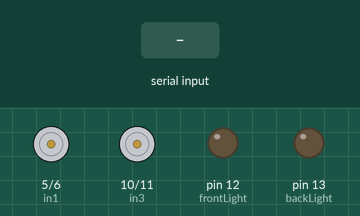
Simulated run of this sketch. Board: Arduino Uno, built with avr-gcc and run on an emulated ATmega328P. Shown: motor-driver pin pairs drawn as motors (green arrow = first pin HIGH = forward, orange = second pin HIGH = backward, longer = more drive), output pins drawn as LEDs (lit = HIGH). Inputs (shaded band) come from the test bench.

Above: at 1.2 s.
1.3 s: "F" received over Serial
At 2.5 s:
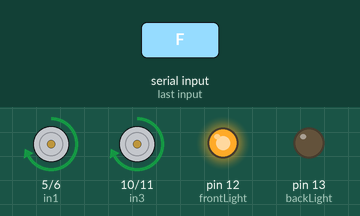
2.8 s: "B" received over Serial
At 3.7 s:
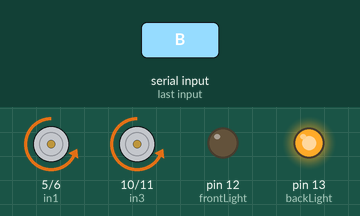
4.3 s: "L" received over Serial
At 4.9 s:
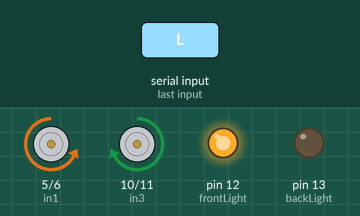
5.8 s: "R" received over Serial
At 7.0 s:
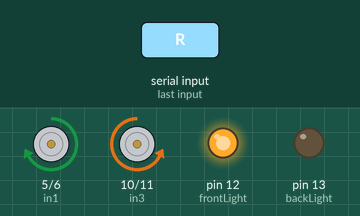
7.3 s: "G" received over Serial
At 8.4 s:
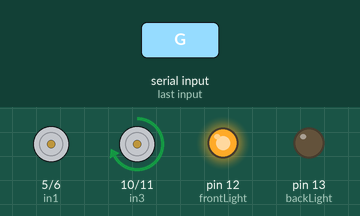
8.8 s: "I" received over Serial
At 9.5 s:
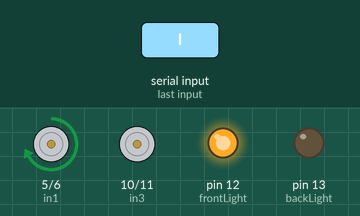
Timing chart, 0 to 11.3 s (numbered marks = the images above; inputs shaded):
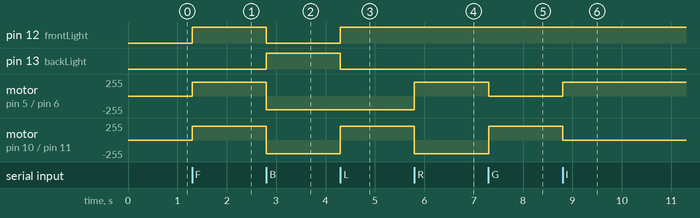

The sketch:

command-Control_Robot_Car.ino
```cpp
// Pin definitions for motor control and lights
#define in1 5          // Motor 1 forward
#define in2 6          // Motor 1 backward
#define in3 10         // Motor 2 forward
#define in4 11         // Motor 2 backward
#define frontLight 12  // Front light
#define backLight 13   // Back light

// Variables for controlling the robot
int command;           // Holds the serial command received
int Speed = 204;       // Default motor speed (PWM value)
int Speedsec;          // Secondary speed for turning
int buttonState = 0;   // Current state of the button
int lastButtonState = 0; // Previous state of the button
int Turnradius = 0;    // Turning radius (secondary speed)
int brakeTime = 45;    // Time for the brake to stay active (in milliseconds)
int brkonoff = 1;      // Brake on/off flag (1 for ON, 0 for OFF)

void setup() {
  // Set motor pins and light pins as OUTPUT
  pinMode(in1, OUTPUT);
  pinMode(in2, OUTPUT);
  pinMode(in3, OUTPUT);
  pinMode(in4, OUTPUT);
  pinMode(frontLight, OUTPUT);
  pinMode(backLight, OUTPUT);

  // Start serial communication for receiving commands
  Serial.begin(9600);
}

void loop() {
  // Check if a command has been received via serial
  if (Serial.available() > 0) {
    command = Serial.read();  // Read the incoming command
    Stop();  // Stop motors before executing any new command

    // Process the received command using a switch statement
    switch (command) {
      case 'F': forward(); break;       // Move forward
      case 'B': back(); break;          // Move backward
      case 'L': left(); break;          // Turn left
      case 'R': right(); break;         // Turn right
      case 'G': forwardleft(); break;   // Move forward left
      case 'I': forwardright(); break;  // Move forward right
      case 'H': backleft(); break;      // Move backward left
      case 'J': backright(); break;     // Move backward right
      case '0': Speed = 100; break;     // Set speed level 0
      case '1': Speed = 140; break;     // Set speed level 1
      case '2': Speed = 153; break;     // Set speed level 2
      case '3': Speed = 165; break;     // Set speed level 3
      case '4': Speed = 178; break;     // Set speed level 4
      case '5': Speed = 191; break;     // Set speed level 5
      case '6': Speed = 204; break;     // Set speed level 6
      case '7': Speed = 216; break;     // Set speed level 7
      case '8': Speed = 229; break;     // Set speed level 8
      case '9': Speed = 242; break;     // Set speed level 9
      case 'q': Speed = 255; break;     // Maximum speed
    }

    Speedsec = Turnradius;  // Set secondary speed for turning

    // Handle braking system
    if (brkonoff == 1) {
      brakeOn();
    } else {
      brakeOff();
    }
  }
}

// Function to move forward
void forward() {
  analogWrite(in1, Speed);
  analogWrite(in3, Speed);
  digitalWrite(frontLight, HIGH);  // Turn on the front light
  digitalWrite(backLight, LOW);   // Turn off the back light
}

// Function to move backward
void back() {
  analogWrite(in2, Speed);
  analogWrite(in4, Speed);
  digitalWrite(frontLight, LOW);  // Turn off the front light
  digitalWrite(backLight, HIGH); // Turn on the back light
}

// Function to turn left
void left() {
  analogWrite(in3, Speed);
  analogWrite(in2, Speed);
  digitalWrite(frontLight, HIGH);  // Turn on the front light
  digitalWrite(backLight, LOW);   // Turn off the back light
}

// Function to turn right
void right() {
  analogWrite(in4, Speed);
  analogWrite(in1, Speed);
  digitalWrite(frontLight, HIGH);  // Turn on the front light
  digitalWrite(backLight, LOW);   // Turn off the back light
}

// Function to move forward left
void forwardleft() {
  analogWrite(in1, Speedsec);
  analogWrite(in3, Speed);
  digitalWrite(frontLight, HIGH);  // Turn on the front light
  digitalWrite(backLight, LOW);   // Turn off the back light
}

// Function to move forward right
void forwardright() {
  analogWrite(in1, Speed);
  analogWrite(in3, Speedsec);
  digitalWrite(frontLight, HIGH);  // Turn on the front light
  digitalWrite(backLight, LOW);   // Turn off the back light
}

// Function to move backward right
void backright() {
  analogWrite(in2, Speed);
  analogWrite(in4, Speedsec);
  digitalWrite(frontLight, LOW);  // Turn off the front light
  digitalWrite(backLight, HIGH); // Turn on the back light
}

// Function to move backward left
void backleft() {
  analogWrite(in2, Speedsec);
  analogWrite(in4, Speed);
  digitalWrite(frontLight, LOW);  // Turn off the front light
  digitalWrite(backLight, HIGH); // Turn on the back light
}

// Function to stop all motors
void Stop() {
  analogWrite(in1, 0);
  analogWrite(in2, 0);
  analogWrite(in3, 0);
  analogWrite(in4, 0);
  digitalWrite(frontLight, LOW);  // Turn off the front light
  digitalWrite(backLight, LOW);  // Turn off the back light
}

// Function to activate the brake
void brakeOn() {
  buttonState = command;  // Update the button state
  if (buttonState != lastButtonState) { // Check if the button state has changed
    if (buttonState == 'S') { // Brake command received
      if (lastButtonState != buttonState) {
        digitalWrite(in1, HIGH);
        digitalWrite(in2, HIGH);
        digitalWrite(in3, HIGH);
        digitalWrite(in4, HIGH);
        delay(brakeTime); // Wait for brake time duration
        Stop(); // Stop the motors
      }
    }
    lastButtonState = buttonState; // Update last button state
  }
}

// Function to deactivate the brake
void brakeOff() {
  // Placeholder for brake off functionality (currently empty)
}
```

Measured:
- after the input at 1.3 s, pin 12 (frontLight): LOW → HIGH at once; motor on pin 5 (in1) / pin 6 (in2), motor on pin 10 (in3) / pin 11 (in4): stopped → forward 204/255 at once
- after the input at 2.8 s, pin 12 (frontLight): HIGH → LOW at once; pin 13 (backLight): LOW → HIGH at once; motor on pin 5 (in1) / pin 6 (in2), motor on pin 10 (in3) / pin 11 (in4): forward 204/255 → backward 204/255 at once
- after the input at 4.3 s, pin 12 (frontLight): LOW → HIGH at once; pin 13 (backLight): HIGH → LOW at once; motor on pin 10 (in3) / pin 11 (in4): backward 204/255 → forward 204/255 at once
- after the input at 5.8 s, motor on pin 5 (in1) / pin 6 (in2): backward 204/255 → forward 204/255 at once; motor on pin 10 (in3) / pin 11 (in4): forward 204/255 → backward 204/255 at once
- after the input at 7.3 s, motor on pin 5 (in1) / pin 6 (in2): forward 204/255 → stopped at once; motor on pin 10 (in3) / pin 11 (in4): backward 204/255 → forward 204/255 at once
- after the input at 8.8 s, motor on pin 5 (in1) / pin 6 (in2): stopped → forward 204/255 at once; motor on pin 10 (in3) / pin 11 (in4): forward 204/255 → stopped at once
